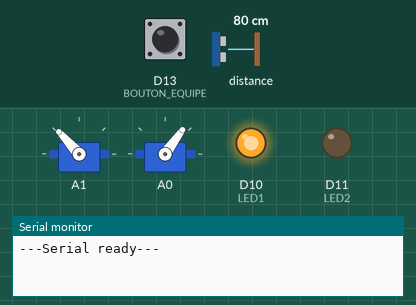
The program below on a simulated STM32 Nucleo. Shown: 2 × servo, output pins drawn as LEDs (lit = HIGH), the last lines printed to the serial monitor. Inputs (shaded band) come from the test bench; at power-on: D13 (BOUTON_EQUIPE) HIGH, distance to the obstacle 80 cm.

Above: at 0.1 s.
At 8.2 s:
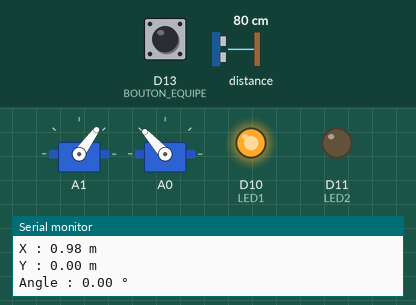
At 15.2 s:
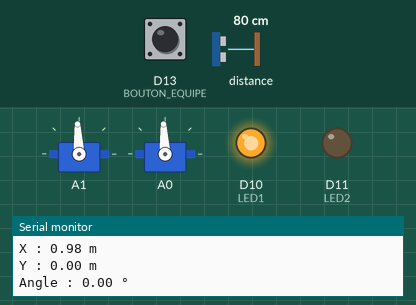
Timing chart, 0 to 16.7 s (numbered marks = the images above):
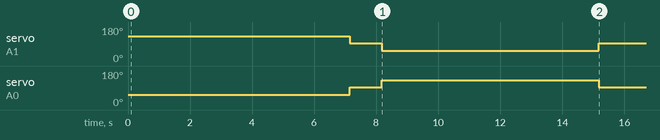

The program:

main.cpp
```cpp
/*
Code de demo du robot hackathon AREM 2024
Auteur: Antoine Chassaigne
Date: 11/2024
*/

#include "Arduino.h"
#include "Base.h" //bibliotheque qui contient les fonctions pour controller le robot


// On cree un objet robot. C'est un peu un jumeau virtuel du robot qui permet de le controller via des fonctions propres (methodes)
Base robot;

void setup() {
  // initialisation de la connexion usb
  Serial.begin(9600);
  while (!Serial) {}
  Serial.println("---Serial ready---");

  // initialisation de l'embase du robot (capteur tof et moteurs)
  robot.init();

  // initialisation du bouton équipe et des leds equipe
  pinMode(BOUTON_EQUIPE, INPUT_PULLUP);
  pinMode(LED1, OUTPUT);
  pinMode(LED2, OUTPUT);

  /* Code utilisateur 0 */
  // Allumage LED equipe en fonction du bouton equipe
  if(digitalRead(BOUTON_EQUIPE))
  {
    digitalWrite(LED1, 1);
    digitalWrite(LED2, 0);
  }
  else
  {
    digitalWrite(LED1, 0);
    digitalWrite(LED2, 1);
  }
  /* Fin code utilisateur 0 */

  /* Code utilisateur 1 */

  // exemple de code
  // robot.run(FORWARD);
  // while(robot.getPosX() < 1)
  // {
  //   robot.printParams();
  // }
  // robot.stop();

  // robot.run(BACKWARD);
  // while(robot.getPosX() > 0)
  // {
  //   robot.printParams();
  // }

  robot.runDistance(1);
  robot.printParams();
  delay(1000);
  robot.runDistance(-robot.getPosX());
  robot.printParams();

  /* Fin code utilisateur 1 */
}


void loop()
{
  /* Code utilisateur 2 */


  // have fun !
  // N'oubliez pas, comme l'a dit un grand homme : "Y'a un fichier il s'appelle README je me demande pourquoi."

  /* Fin code utilisateur 2 */
}
```

Constants.h
```cpp
/**
 * C'est dans ce fichier que les constantes pour régler les moteurs doivent être saisies
 */

#pragma once
/********************************************************
 * Constantes modifiables
 *******************************************************/

#define ROBOT_L_MOTOR_COEF 0.95 // speed coef for Left motor (default : 1)
#define ROBOT_R_MOTOR_COEF 0.95 // speed coef for Right motor (default : 0.95)

#define ROBOT_SPEED_COEF 0.85 // coefficient on the speed of the robot (default : 0.95)
#define ROBOT_ANGLUAR_SPEED_COEF 0.87 // coefficient on the rotation speed of the robot (default : 0.87)

#define ROBOT_WHEEL_SPACING_M 0.138888 // robot space between wheels in m (default : 0.114)
#define ROBOT_SPEED_MS 0.14 // robot speed in m/s (default : 0.14)

#define SENSOR_POOL_PERIOD_MS 200 // sensor distance refresh period in ms (default : 200)

/********************************************************
 * Constantes système - NE PAS MODIFIER
 *******************************************************/

#define MOTOR_G_STOP 1500
#define MOTOR_G_SPEED_RANGE 500

#define MOTOR_D_STOP 1500
#define MOTOR_D_SPEED_RANGE 500

#define ROBOT_ANGULAR_SPEED_RADS 2*ROBOT_SPEED_MS/ROBOT_WHEEL_SPACING_M * ROBOT_ANGLUAR_SPEED_COEF

/********************************************************
 * Pins et enums
 *******************************************************/

#define LED1 D10
#define LED2 D11
#define BOUTON_EQUIPE D13

typedef enum {LEFT, RIGHT} side_t;
typedef enum {STOP = 0, FORWARD, BACKWARD} rundir_t;
```
